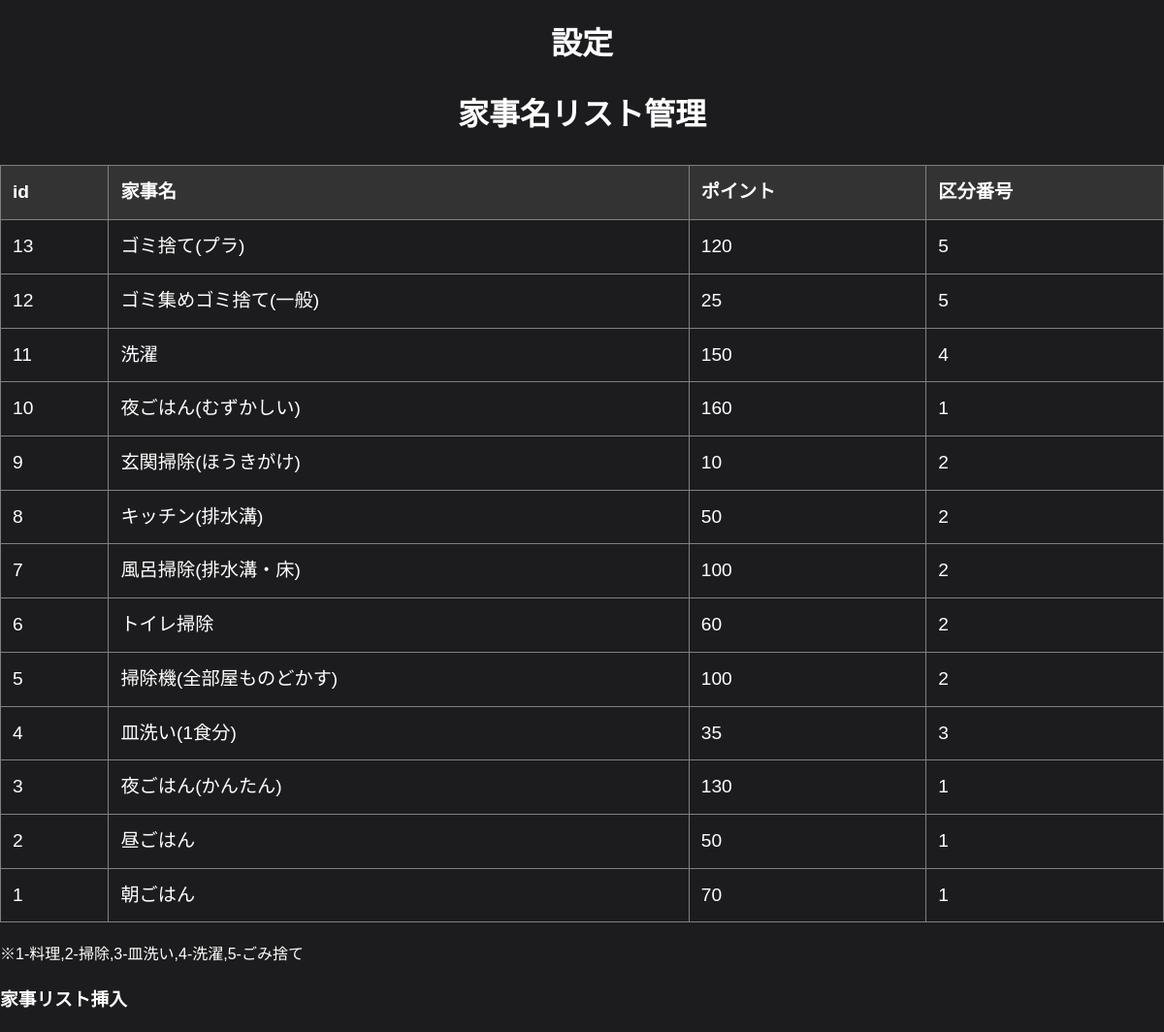
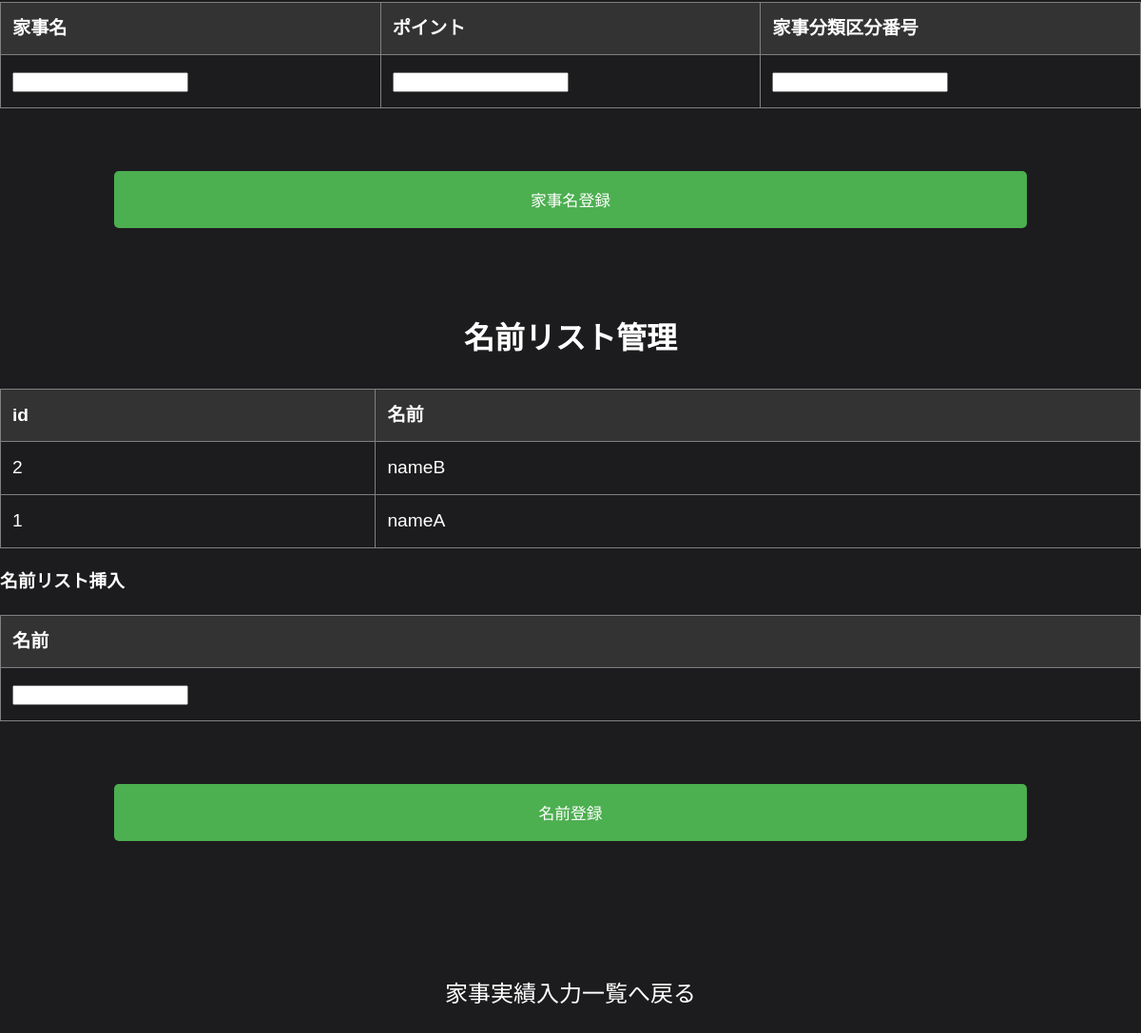
The app's page /option, older data (2 pictures, top to bottom).
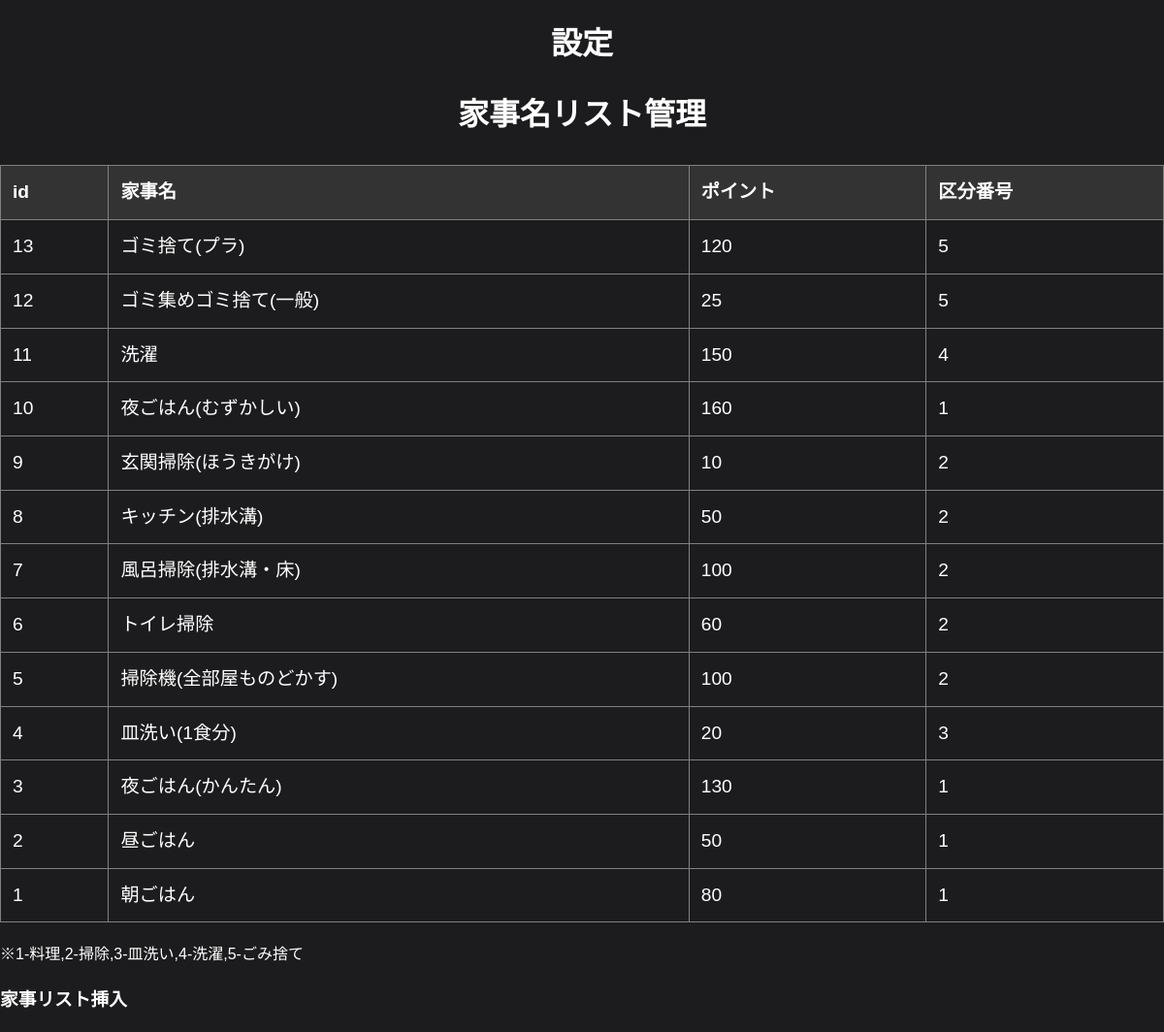
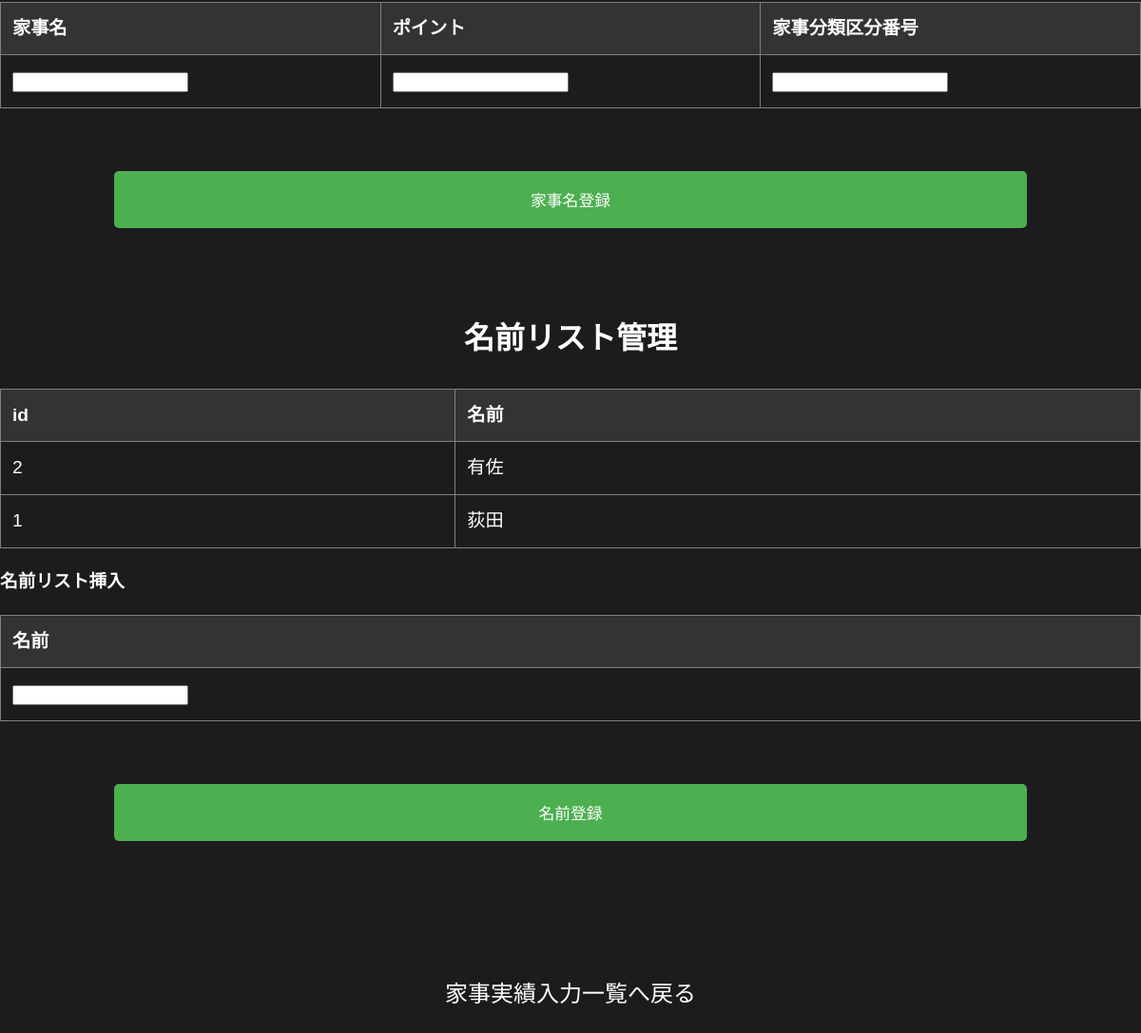
The same page, newer data (2 pictures, top to bottom).
### tables this page shows
CREATE TABLE "workList"(work_id INTEGER PRIMARY KEY AUTOINCREMENT, workName text, workNamePoint text,家事分類区分番号 INTEGER);

CREATE TABLE "nameList" (
	"name_id"	INTEGER,
	"name"	text,
	PRIMARY KEY("name_id" AUTOINCREMENT)
);

### flaskr/main.py (the view)
@app.route('/option')
def option():
    con = sqlite3.connect(DATABASE)
    db_workList = con.execute('SELECT * FROM workList ORDER BY work_id desc').fetchall()
    con.close()
    workList = []
    for row in db_workList:
        workList.append({'id': row[0], 'workName': row[1], 'workNamePoint': row[2],'家事分類区分番号': row[3]})
    con = sqlite3.connect(DATABASE)
    db_nameList = con.execute('SELECT * FROM nameList ORDER BY name_id desc').fetchall()
    con.close()
    nameList = []
    for row in db_nameList:
        nameList.append({'id': row[0], 'name': row[1]})
    return render_template(
        'option.html',
        workList=workList,
        nameList=nameList
    )

### flaskr/templates/option.html (shortened to what this page needs)
<!DOCTYPE html>
<html lang="ja">
    <head>
        <link rel="stylesheet" href="{{url_for('static',filename='style.css') }}">
    </head>
    <body>
        <h1>設定</h1>
        <h2>家事名リスト管理</h2>
        <form method="post" action="{{ url_for('register2') }}">
            {% if workList != [] %}
                <table border="1">
                    <tr>
                        <th>id</th>
                        <th>家事名</th>
                        <th>ポイント</th>
                        <th>区分番号</th>
                    </tr>
                    {% for w in workList %}
                        <tr>
                            <td>{{ w.id }}</td>
                            <td>{{ w.workName }}</td>
                            <td>{{ w.workNamePoint }}</td>
                            <td>{{ w.家事分類区分番号 }}</td>
                        </tr>
                    {% endfor %}
                </table>
            {% endif %}
        </form>
        <p>※1-料理,2-掃除,3-皿洗い,4-洗濯,5-ごみ捨て</p>
        <h3>家事リスト挿入</h3>
        <form method="post" action="{{url_for('register2') }}">
            <table border ="1">
                <tr>
                    <th>家事名</th>
                    <th>ポイント</th>
                    <th>家事分類区分番号</th>
                </tr>
                <tr>
                    <td><input type="text" name = "workName"></td>
                    <td><input type="text" name = "workNamePoint"></td>
                    <td><input type="text" name = "家事分類区分番号"></td>
                </tr>
            </table>
            <br>
            <input type="submit" value = "家事名登録">
        </form>
        <br>
        <br>
        <h2>名前リスト管理</h2>
        <form method="post" action="{{ url_for('register3') }}">
            {% if nameList != [] %}
                <table border="1">
                    <tr>
                        <th>id</th>
                        <th>名前</th>
                    </tr>
                    {% for n in nameList %}
                        <tr>
                            <td>{{ n.id }}</td>
                            <td>{{ n.name }}</td>
                        </tr>
                    {% endfor %}
                </table>
            {% endif %}
        </form>
        <h3>名前リスト挿入</h3>
        <form method="post" action="{{url_for('register3') }}">
            <table border ="1">
                <tr>
                    <th>名前</th>
                </tr>
                <tr>
                    <td><input type="text" name = "name"></td>
                </tr>
            </table>
            <br>
            <input type="submit" value = "名前登録">
        </form>
        <br>
        <br>
        <br>
        <br>
        <a href="{{ url_for('index')}}">家事実績入力一覧へ戻る</a>
        <br>
        <br>
    </body>
</html>

### flaskr/static/style.css (style rules this page uses)
body { font-family: Arial, sans-serif; margin: 0; padding: 0; background-color: #1c1c1e; color: #fff; line-height: 1.6; font-size: 16px; }
h1, h2 { text-align: center; margin-top: 20px; color: #fff; font-size: 2em; }
table { width: 100%; border-collapse: collapse; margin: 20px 0; }
th, td { padding: 12px; text-align: left; font-size: 1.2em; color: #fff; }
th { background-color: #333; color: #fff; }
td { background-color: #1c1c1e; }
input[type="submit"] { background-color: #4CAF50; color: #fff; border: none; padding: 18px; text-align: center; font-size: 1.5em; margin: 20px auto; display: block; width: 80%; border-radius: 5px; font-size: 1.05em; }
a { display: block; text-align: center; margin: 20px 0; color: #fff; text-decoration: none; font-size: 1.5em; }

Row changes from the older to the newer data that the page shows:
changed workList "皿洗い(1食分)": workNamePoint "35" → "20"
changed workList "朝ごはん": workNamePoint "70" → "80"
changed nameList id 2: name "nameB" → "有佐"
changed nameList id 1: name "nameA" → "荻田"
